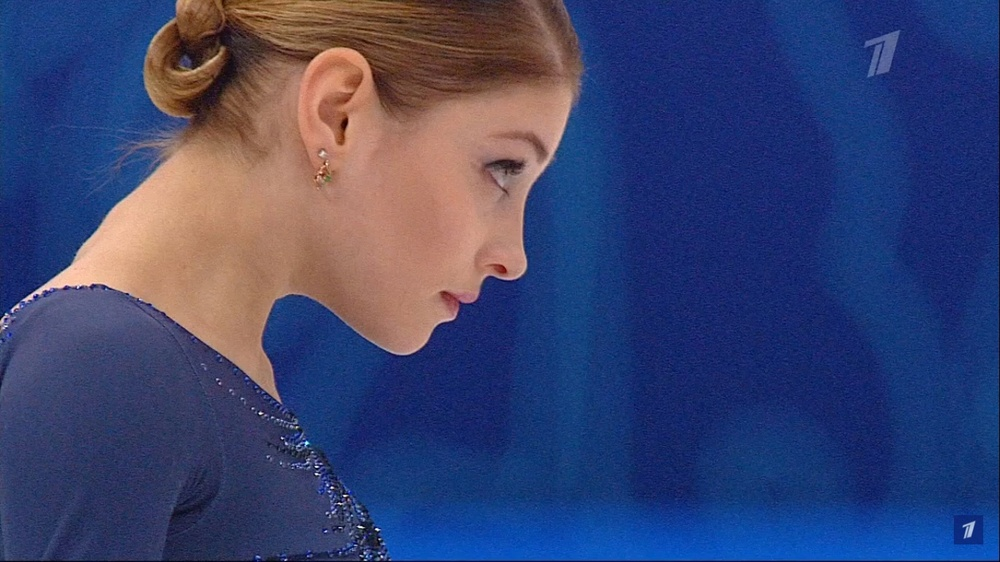
#> input picture Lab2/2-1.jpg, 1000 x 562 px, shrunk from 1366 x 768 before the run, found by its file name
$ python main2.py
#> lines starting #> are read from the running program, lines starting #| are printed output that depends on the picture; after the words box and inside, x2 and y2 are one past the last pixel; in counts of white or black regions, pixels touching at a corner belong together
import cv2
path = './Lab2/2-1.jpg'
img = cv2.imread(path, flags=cv2.IMREAD_GRAYSCALE)
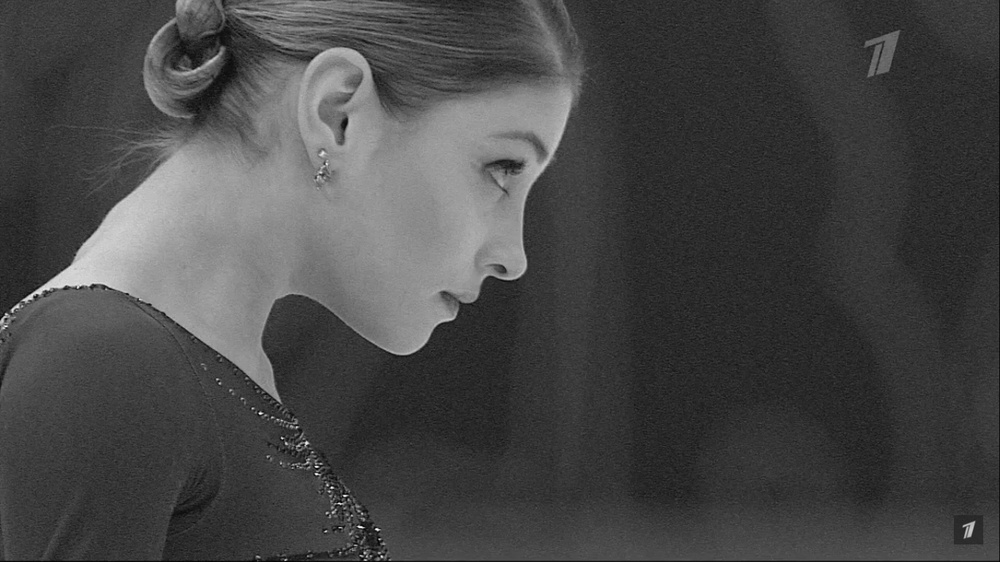
#> img: shape (562, 1000); min 0, max 255, mean 70.5
new_img = cv2.adaptiveThreshold(img, 255, adaptiveMethod=cv2.ADAPTIVE_THRESH_MEAN_C, thresholdType=cv2.THRESH_BINARY, blockSize=21, C=11)
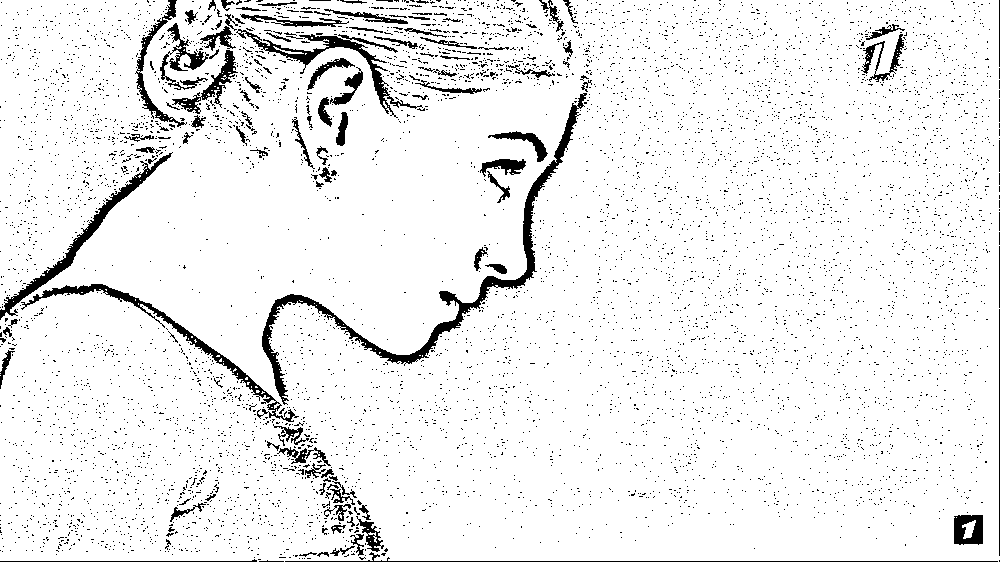
#> new_img: shape (562, 1000); 93.4% white; 6506 black regions (6386 under 20 px), largest, box (x1, y1, x2, y2) and area: (262, 93, 587, 405) 4755, (21, 284, 299, 422) 2100, (0, 152, 173, 320) 1983
cv2.namedWindow("IMG", flags = cv2.WINDOW_AUTOSIZE)
cv2.imshow("IMG", new_img)
key = cv2.waitKey(0)
#> (key Esc is pressed here)
cv2.destroyAllWindows()

$ run again, with Lab2/2-0.jpg copied over Lab2/2-1.jpg
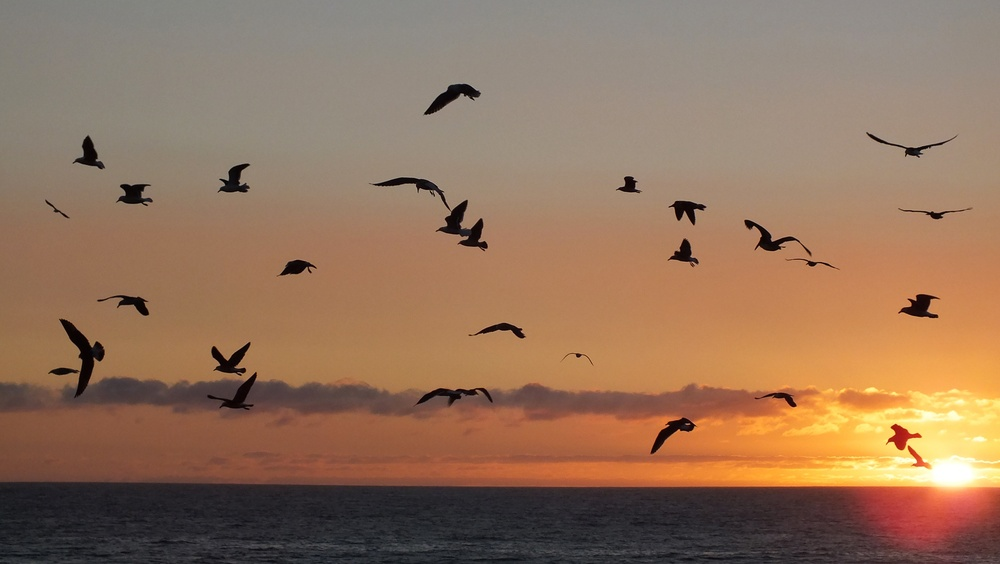
#> input picture Lab2/2-0.jpg, 1000 x 564 px, shrunk from 3264 x 1840 before the run, found by its file name
#> `img = cv2.imread(path, flags=cv2.IMREAD_GRAYSCALE)`:
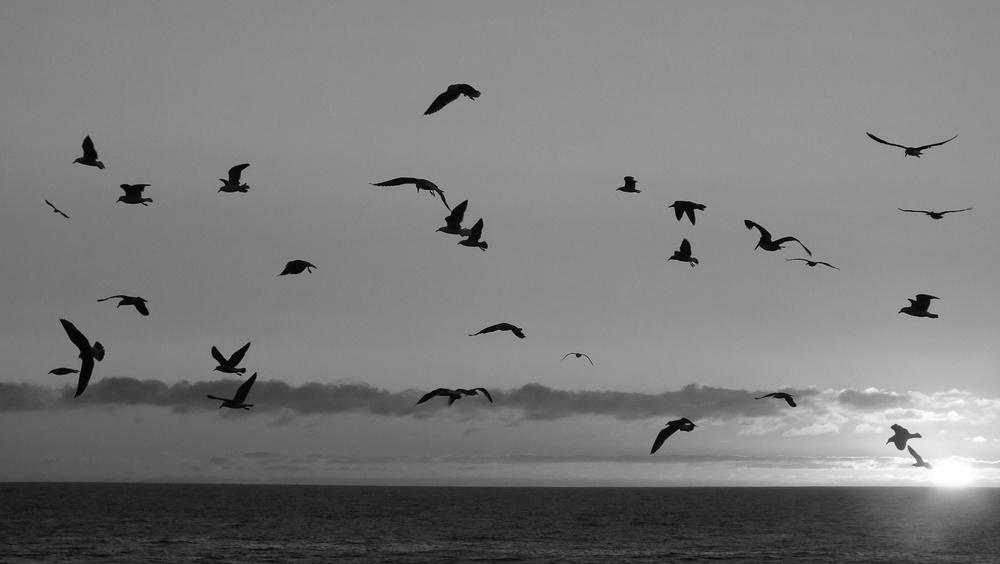
#> img: shape (564, 1000); min 0, max 255, mean 122.3
#> `new_img = cv2.adaptiveThreshold(img, 255, adaptiveMethod=cv2.ADAPTIVE_..`:
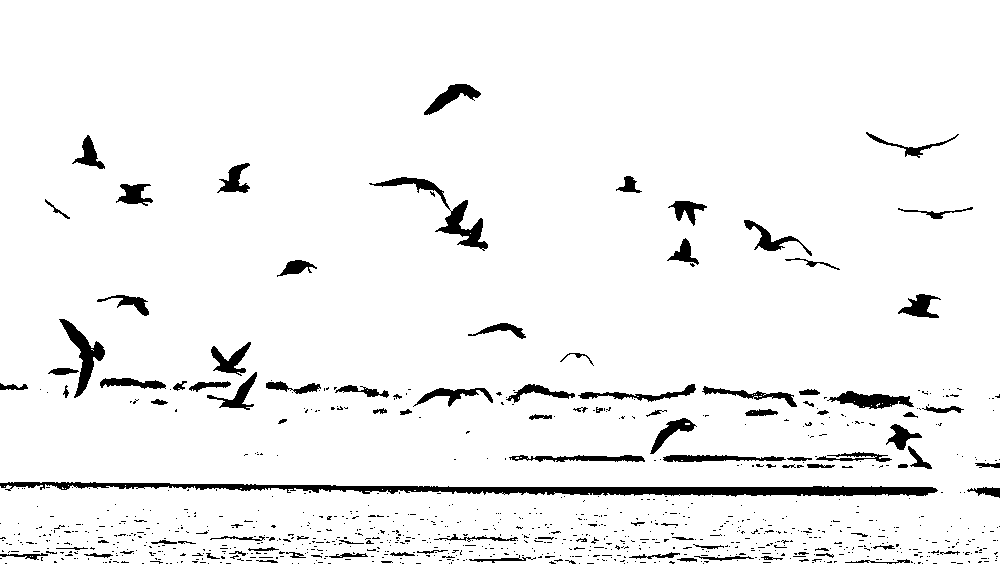
#> new_img: shape (564, 1000); 94.9% white; 947 black regions (845 under 20 px), largest, box (x1, y1, x2, y2) and area: (0, 482, 938, 497) 5942, (369, 177, 488, 251) 1424, (59, 319, 105, 398) 1063

$ run again, with Lab2/2-2.jpg copied over Lab2/2-1.jpg
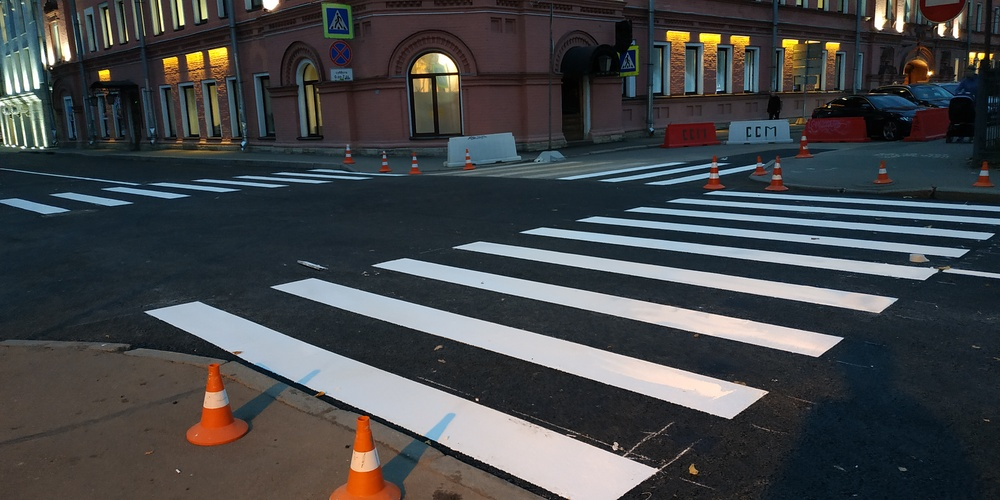
#> input picture Lab2/2-2.jpg, 1000 x 500 px, shrunk from 4000 x 2000 before the run, found by its file name
#> `img = cv2.imread(path, flags=cv2.IMREAD_GRAYSCALE)`:
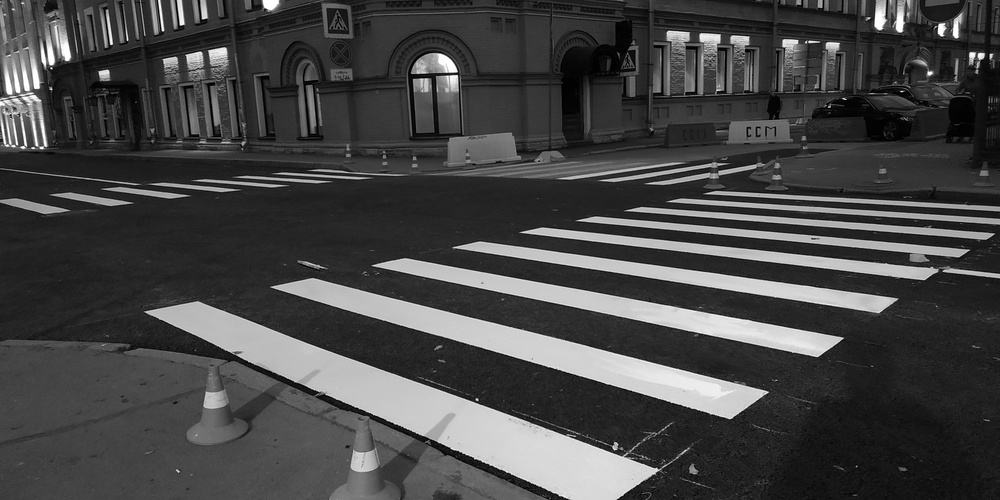
#> img: shape (500, 1000); min 0, max 255, mean 69.5
#> `new_img = cv2.adaptiveThreshold(img, 255, adaptiveMethod=cv2.ADAPTIVE_..`:
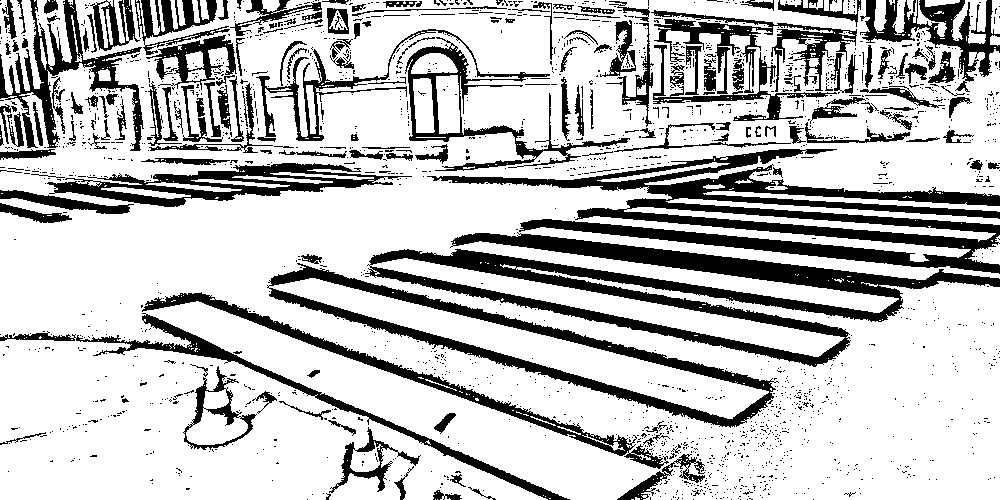
#> new_img: shape (500, 1000); 75.5% white; 1974 black regions (1796 under 20 px), largest, box (x1, y1, x2, y2) and area: (365, 232, 1000, 367) 20972, (427, 149, 1000, 274) 20894, (267, 263, 779, 428) 9720

$ run again, with Lab2/2-3.PNG saved as Lab2/2-1.jpg
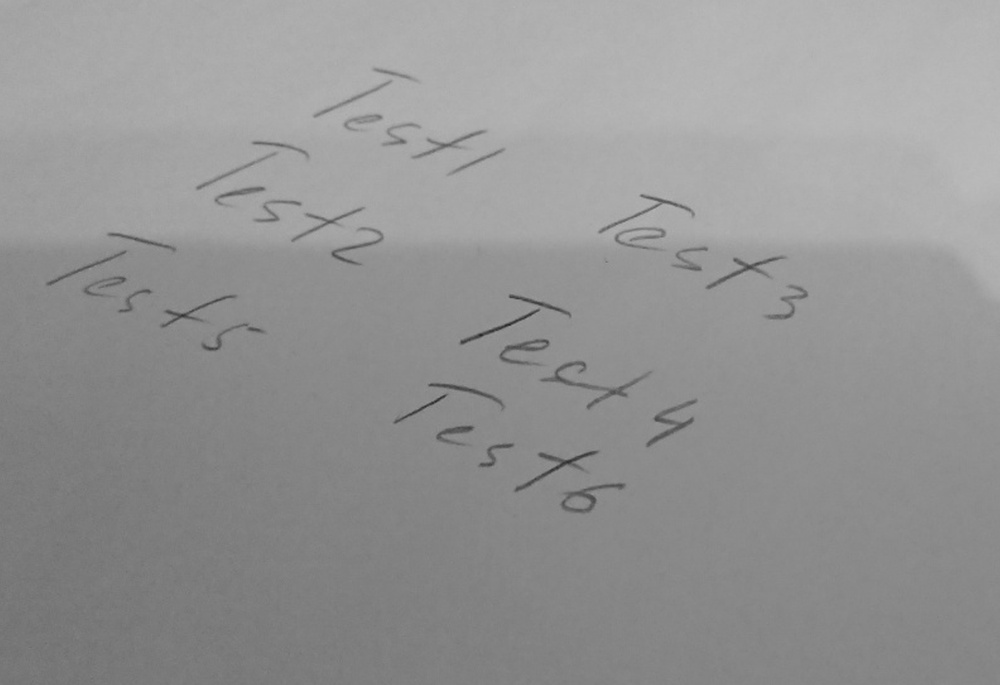
#> input picture Lab2/2-3.PNG, 1000 x 685 px, shrunk from 1221 x 836 before the run, found by its file name
#> img is the input picture: shape (685, 1000); min 36, max 187, mean 148
#> `new_img = cv2.adaptiveThreshold(img, 255, adaptiveMethod=cv2.ADAPTIVE_..`:
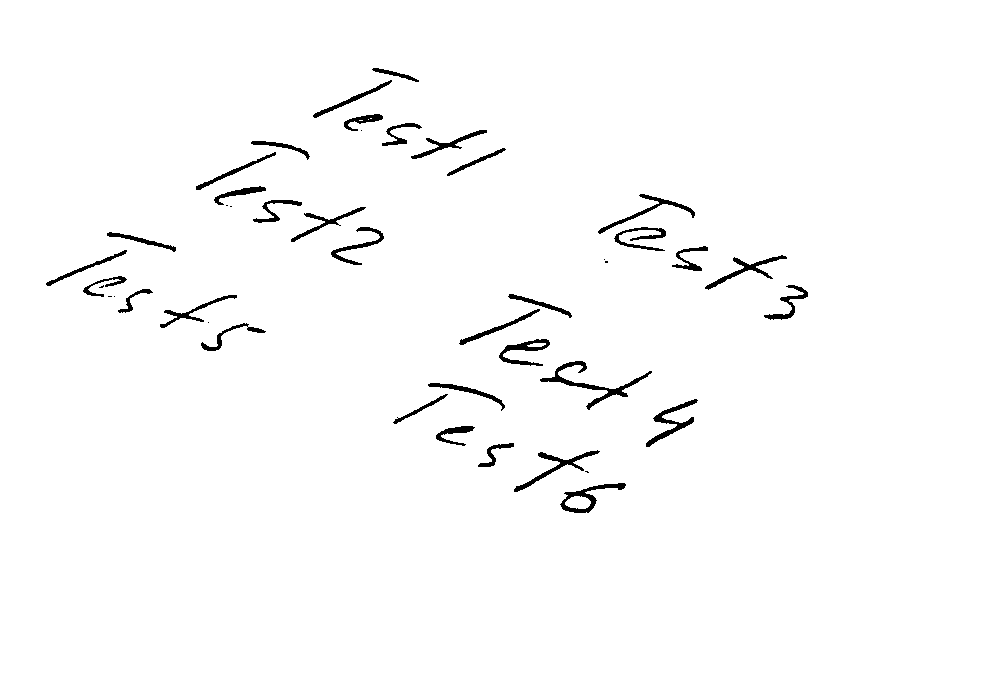
#> new_img: shape (685, 1000); 98.3% white; 44 black regions (10 under 20 px), largest, box (x1, y1, x2, y2) and area: (540, 361, 652, 410) 810, (646, 399, 698, 447) 551, (514, 450, 600, 492) 546
